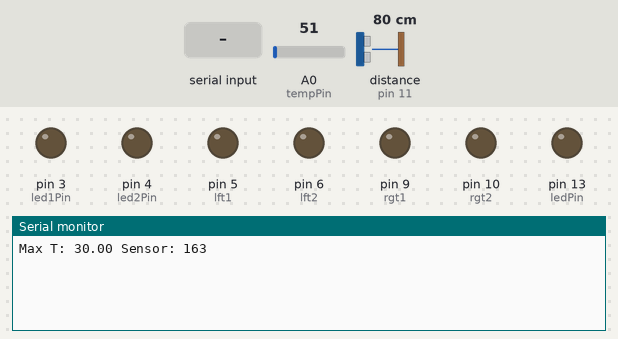
Bench run of a sketch on a simulated Arduino Uno, built with avr-gcc and run on an emulated ATmega328P. Parts: output pins drawn as LEDs (lit = HIGH), the last lines printed to the serial monitor. Inputs (shaded band) come from the test bench; at power-on: A0 (tempPin) = 51, distance to the obstacle (sensor on pin 11) 80 cm. The echo pulse lasts 58.3 µs per cm.

Above: at 1.2 s.
1.3 s: "MAGENTA,1\n" received over Serial
At 2.3 s:
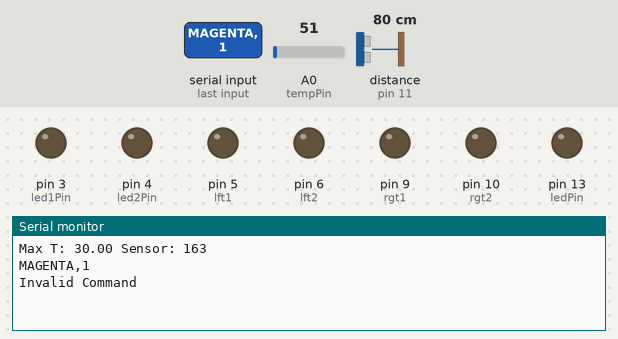
2.8 s: "ON,1\n" received over Serial
At 4.3 s:
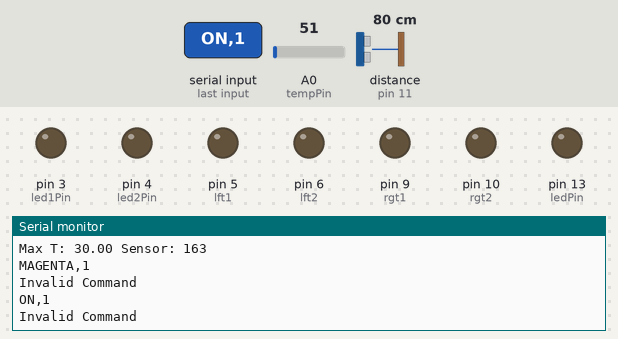
11.4 s: "PINK,1\n" received over Serial
At 12.2 s:
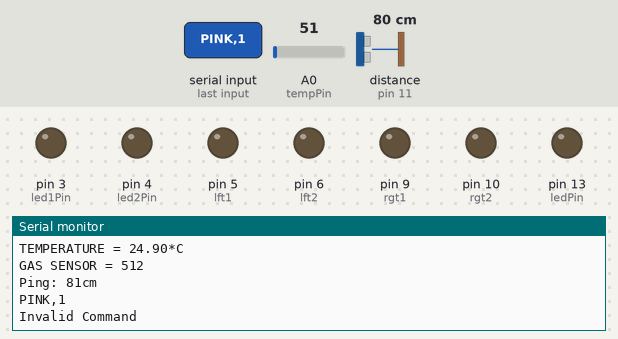

Measured:
- after the input at 1.3 s, the serial monitor: prints a new line at once (image 1)
- after the input at 2.8 s, the serial monitor: prints a new line at once (image 2)
- after the input at 11.4 s, the serial monitor: prints a new line at once (image 3)

The sketch:

car_app.ino
```cpp
/*
The circuit:
* Left motors on Pin 5 and 6
* Right motors on Pin 9 and 10
* Forward led on Pin 3 with 220 Ohm resistor in series
* Reverse led on Pin 4 with 220 ohm resistor in series
* LM35 connected to 5V, Pin A0 and Gnd
* JY-MCU Bluetooth Wireless Serial Port Module (slave) connected as follows:
    VCC <--> 5V
    GND <--> GND
    TXD <--> Pin 0 (Rx)
    RXD <--> Pin 1 (Tx)

* Gas Sensor connected to 5V, Pin A1 and Gnd
* IR sensor on Pin 2
* Ultrasonic on 5V , trigger on Pin 11, echo pin on Pin 12, Gnd

*/


// Serial Parameters: COM11 9600 8 N 1
// \r or \n to end command line
// Bluetooth is on Pin 0 & 1 @ 9600 speed

// Command structure
// CMD RED|GREEN|YELLOW=ON|OFF
// CMD TMAX|SECONDS=value
// CMD SECONDS=value
// CMD STATUS

// Status message structure
// STATUS RED|GREEN|YELLOW|TMIN|TMAX|SECONDS|TEMP|THIGH=value

#include <NewPing.h>

#define TRIGGER_PIN  12  // Arduino pin tied to trigger pin on the ultrasonic sensor.
#define ECHO_PIN     11  // Arduino pin tied to echo pin on the ultrasonic sensor.
#define MAX_DISTANCE 200 // Maximum distance we want to ping for (in centimeters). Maximum sensor distance is rated at 400-500cm.

NewPing sonar(TRIGGER_PIN, ECHO_PIN, MAX_DISTANCE); // NewPing setup of pins and maximum distance.

float maxTemp = 30.0; // switch on led when temp > maxTemp
int maxTempSensor = (int) ((maxTemp / 100 + .5) * 204.8);
float temperature = 0.0;
const int gasPin = A1;

int maxSeconds = 10; // send status message every maxSeconds

const int ledPin = 13;   // temperature led
const int tempPin = A0;  // LM35 temperature sensor analog input pin

const int led1Pin = 3; // forward
const int led2Pin = 4; // reverse
const int lft1 = 5;
const int lft2 = 6;
const int rgt1 = 9;
const int rgt2 = 10;
int sensor = 2;
int sensor_read;

volatile int tempVal;
volatile int seconds = 0;
volatile boolean tempHigh = false;
volatile boolean statusReport = false;

String inputString = "";
String command = "";
String value = "";
boolean stringComplete = false;

void setup(){
  //start serial connection
  Serial.begin(9600);
  Serial.print("Max T: ");
  Serial.print(maxTemp);
  Serial.print(" Sensor: ");
  Serial.println(maxTempSensor);

  inputString.reserve(50);
  command.reserve(50);
  value.reserve(50);

  pinMode(ledPin, OUTPUT);
  digitalWrite(ledPin, LOW);

  pinMode(led1Pin, OUTPUT);
  pinMode(led2Pin, OUTPUT);
  pinMode(lft1, OUTPUT);
  pinMode(lft2, OUTPUT);
  pinMode(rgt1, OUTPUT);
  pinMode(rgt2, OUTPUT);
  pinMode(sensor, INPUT);
  digitalWrite(led1Pin, LOW);
  digitalWrite(led2Pin, LOW);
  digitalWrite(lft1, LOW);
  digitalWrite(lft2, LOW);
  digitalWrite(rgt1, LOW);
  digitalWrite(rgt2, LOW);


  cli();          // disable global interrupts

  // initialize Timer1 for interrupt @ 1000 msec
  TCCR1A = 0;     // set entire TCCR1A register to 0
  TCCR1B = 0;     // same for TCCR1B

  // set compare match register to desired timer count:
  OCR1A = 15624;
  // turn on CTC mode:
  TCCR1B |= (1 << WGM12);
  // Set CS10 and CS12 bits for 1024 prescaler:
  TCCR1B |= (1 << CS10);
  TCCR1B |= (1 << CS12);
  // enable timer compare interrupt:
  TIMSK1 |= (1 << OCIE1A);

  sei();          // enable global interrupts
}

// timer interrupt routine
ISR(TIMER1_COMPA_vect)
{
  tempVal = analogRead(tempPin);

  if (tempVal > maxTempSensor) {
    digitalWrite(ledPin, HIGH);
    tempHigh = true;
  }
  else {
    digitalWrite(ledPin, LOW);
    tempHigh = false;
  }

  if (seconds++ >= maxSeconds) {
    statusReport = true;
    seconds = 0;
  }
}

void forward(){
  int a;
  a=digitalRead(2);
  if (a==HIGH)
  {
  digitalWrite(lft1, HIGH); digitalWrite(lft2, LOW); digitalWrite(rgt1, HIGH); digitalWrite(rgt2, LOW);}
  else
  {
  digitalWrite(lft1, LOW); digitalWrite(lft2, LOW); digitalWrite(rgt1, LOW); digitalWrite(rgt2, LOW);}
}

void stop(){
  digitalWrite(lft1, LOW); digitalWrite(lft2, LOW); digitalWrite(rgt1, LOW); digitalWrite(rgt2, LOW);
}
 void reverse() {
   digitalWrite(lft1, LOW); digitalWrite(lft2, HIGH); digitalWrite(rgt1, LOW); digitalWrite(rgt2, HIGH);
 }
void right() {
    digitalWrite(lft1, HIGH); digitalWrite(lft2, LOW); digitalWrite(rgt1, LOW); digitalWrite(rgt2, HIGH);
}
void left() {
  digitalWrite(lft1, LOW); digitalWrite(lft2, HIGH); digitalWrite(rgt1, HIGH); digitalWrite(rgt2, LOW);
}


// interpret and execute command when received
// then report status if flag raised by timer interrupt
void loop(){
  int intValue = 0;
  float mv = (tempVal/1024.0)*5000;
  float cel = mv/10;
  if (stringComplete) {
    Serial.println(inputString);
    boolean stringOK = false;
    if (inputString.startsWith("CMD ")) {
      inputString = inputString.substring(4);
      int pos = inputString.indexOf('=');
      if (pos > -1) {
        command = inputString.substring(0, pos);
        value = inputString.substring(pos+1, inputString.length()-1);  // extract command up to \n exluded
        //Serial.println(command);
        //Serial.println(value);
        if (command.equals("MAGENTA")) { // FORWARD=ON|OFF
          value.equals("ON") ? digitalWrite(led2Pin, HIGH) : digitalWrite(led2Pin, LOW);
          stringOK = true;
        }
        else if (command.equals("PINK")) { // REVERSE=ON|OFF
          value.equals("ON") ? digitalWrite(led1Pin, HIGH) : digitalWrite(led1Pin, LOW);
          stringOK = true;
        }
        else if (command.equals("RED")) { // forward is Red
          value.equals("ON") ? forward() : stop();
          stringOK = true;
        }
        else if (command.equals("GREEN")) { // reverse is Green
          value.equals("ON") ? reverse() : stop();
          stringOK = true;
        }
        else if (command.equals("CYAN")) { // right is cyan
          value.equals("ON") ? right() : stop();
          stringOK = true;
        }
        else if (command.equals("YELLOW")) { // left is yellow
          value.equals("ON") ? left() : stop();
          stringOK = true;
        }
        else if (command.equals("SECONDS")) { // SECONDS=value
          intValue = value.toInt();
          if (intValue > 0) {
            maxSeconds = intValue;
            stringOK = true;
          }
        }
      } // pos > -1
      else if (inputString.startsWith("STATUS")) {
        Serial.print("STATUS Forward_Led=");
        Serial.println(digitalRead(led1Pin));
        Serial.print("STATUS Reverse_Led=");
        Serial.println(digitalRead(led2Pin));
        Serial.print("STATUS Left Motor =");
        Serial.println(digitalRead(lft1));
        Serial.println(digitalRead(lft2));
        Serial.print("STATUS Right Motor =");
        Serial.println(digitalRead(rgt1));
        Serial.println(digitalRead(rgt2));
        Serial.print("STATUS SECONDS=");
        Serial.println(maxSeconds);
        Serial.print("TEMPRATURE = ");
        Serial.print(cel);
        Serial.print("*C");
        Serial.println();
        Serial.print("GAS SENSOR = ");
        Serial.println(analogRead(gasPin));
        Serial.print("Ping: ");
        Serial.print(sonar.ping_cm()); // Send ping, get distance in cm and print result (0 = outside set distance range)
        Serial.println("cm");
        stringOK = true;
      } // inputString.startsWith("STATUS")
    } // inputString.startsWith("CMD ")
    stringOK ? Serial.println("Command Executed") : Serial.println("Invalid Command");
    // clear the string for next iteration
    inputString = "";
    stringComplete = false;
  } // stringComplete

  if (statusReport) {
    float mv = (tempVal/1024.0)*5000;
    float cel = mv/10;;
    Serial.print("TEMPERATURE = ");
    Serial.print(cel);
    Serial.print("*C");
    Serial.println();
    Serial.print("GAS SENSOR = ");
    Serial.println(analogRead(gasPin));
    Serial.print("Ping: ");
    Serial.print(sonar.ping_cm()); // Send ping, get distance in cm and print result (0 = outside set distance range)
    Serial.println("cm");
    statusReport = false;
  }

}


/*
  SerialEvent occurs whenever a new data comes in the
 hardware serial RX.  This routine is run between each
 time loop() runs, so using delay inside loop can delay
 response.  Multiple bytes of data may be available.
 */
void serialEvent() {
  while (Serial.available()) {
    // get the new byte:
    char inChar = (char)Serial.read();
    //Serial.write(inChar);
    // add it to the inputString:
    inputString += inChar;
    // if the incoming character is a newline or a carriage return, set a flag
    // so the main loop can do something about it:
    if (inChar == '\n' || inChar == '\r') {
      stringComplete = true;
    }
  }
}
```
